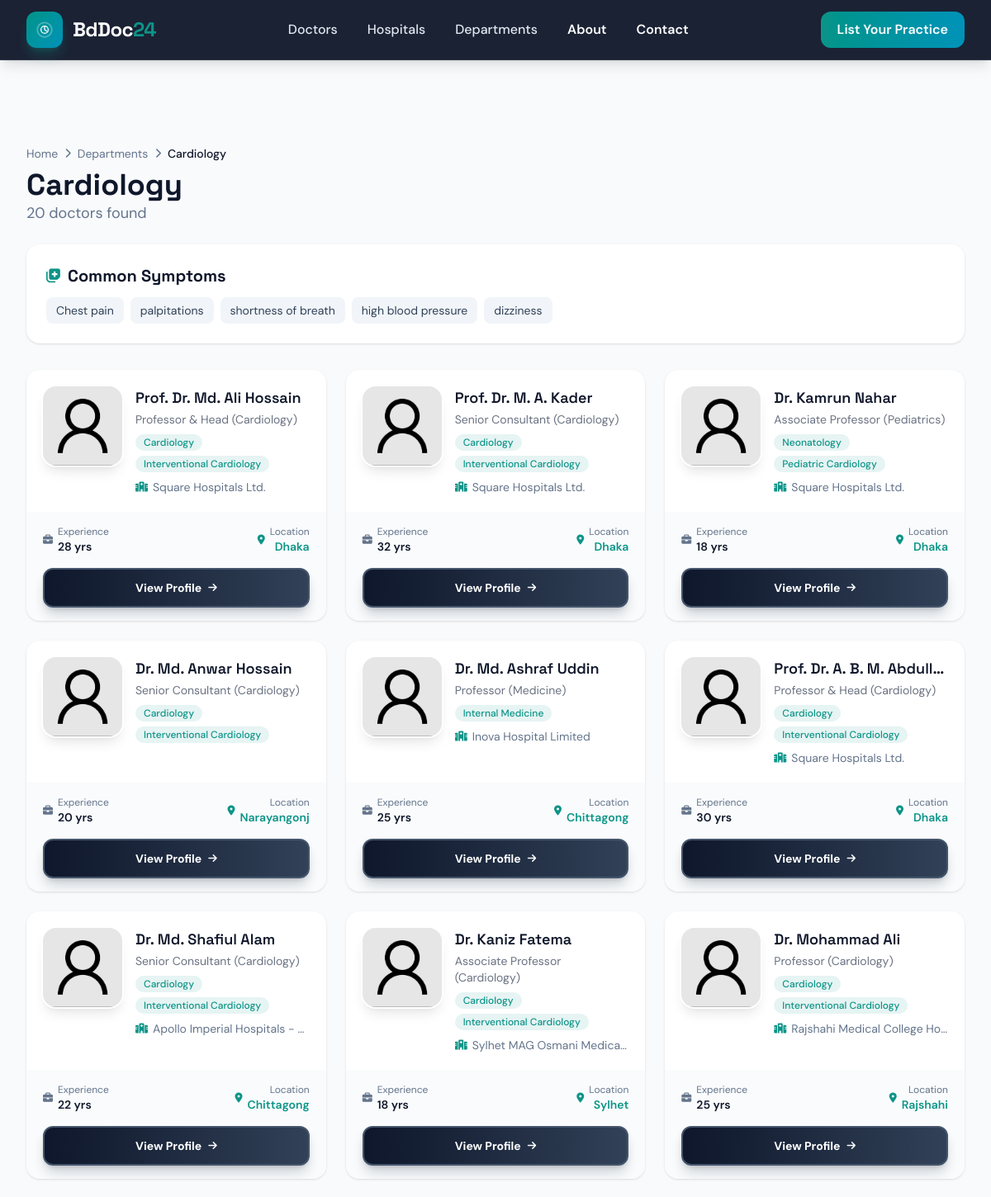
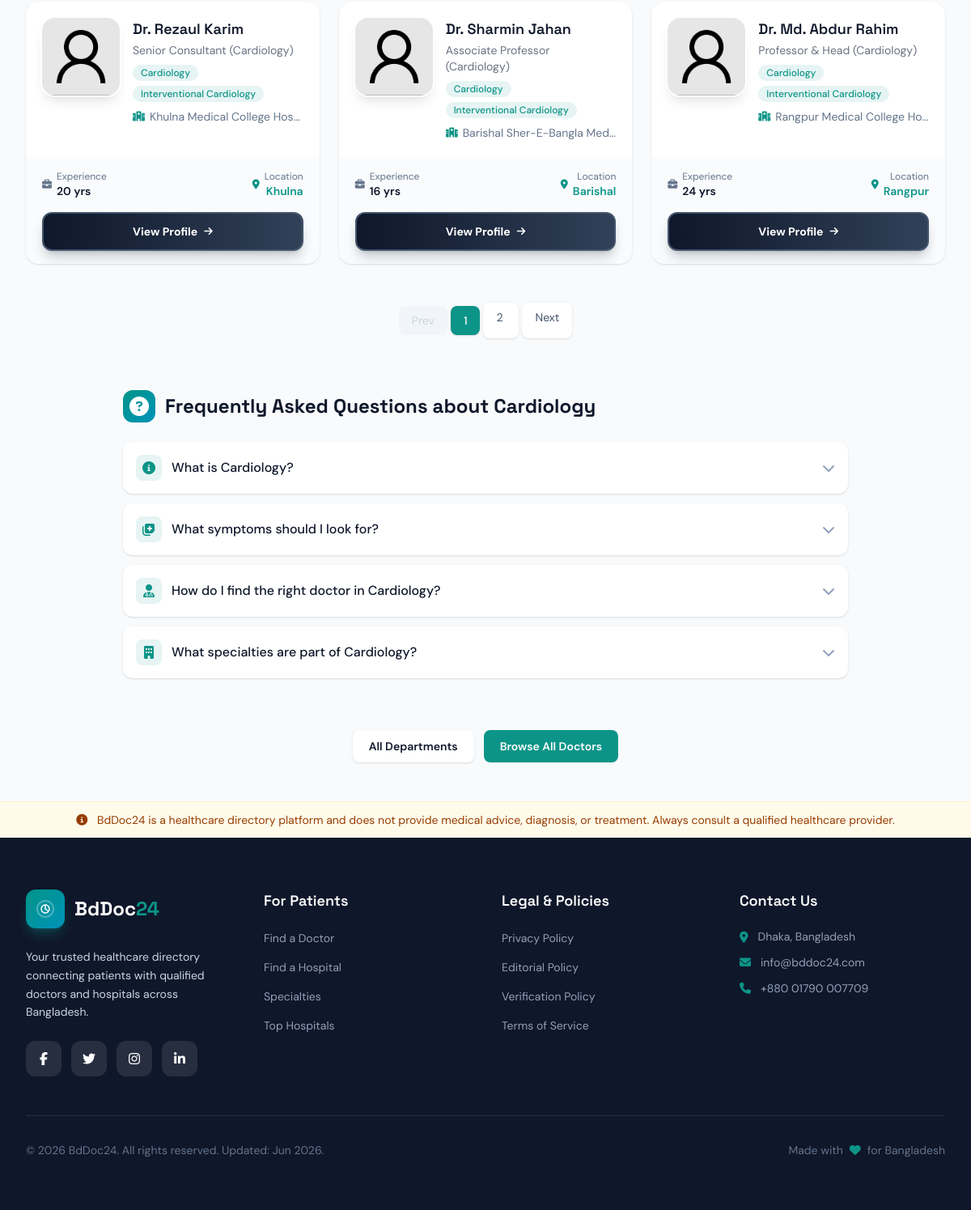
The app's page /department/cardiology/ with its own data (2 pictures, top to bottom).
### doctorProfile/models.py (models this page shows, shortened)
class Department(models.Model):
    name = models.CharField(max_length=100, unique=True, db_index=True)
    slug = models.SlugField(max_length=120, unique=True, blank=True)
    symptoms = models.TextField(blank=True, help_text="Enter symptoms separated by commas or new lines" )
    class Meta:
        ordering = ['name']
    def get_symptoms_list(self):
        if not self.symptoms:
            return []
        return [s.strip() for s in self.symptoms.replace(',', '\n').split('\n') if s.strip()]

class Doctor(models.Model):
    name = models.CharField(max_length=100, db_index=True)
    location = models.ForeignKey(Location, on_delete=models.SET_NULL, null=True, blank=True)
    designation = models.CharField(max_length=100)
    profile_picture = models.ImageField(upload_to='doctors/', null=True, blank=True)
    qualifications = models.CharField(max_length=255)
    experience_years = models.PositiveIntegerField(null=True, blank=True, db_index=True)
    updated_at = models.DateTimeField(auto_now=True, null=True)
    about = RichTextField(config_name='default')
    specialties = models.ManyToManyField(Specialty, blank=True)
    hospital = models.ForeignKey(Hospital, on_delete=models.SET_NULL, null=True, blank=True, related_name='doctors',)
    slug = models.SlugField(max_length=255, unique=True, blank=True, help_text="URL-friendly identifier for the doctor.")
    class Meta:
        ordering = ['-id']
    def get_profile_picture_url(self):
        if self.profile_picture and hasattr(self.profile_picture, 'url'):
            return self.profile_picture.url
        return static('images/default_doctor.jpg')

class Specialty(models.Model):
    name = models.CharField(max_length=100, unique=True, db_index=True)
    slug = models.SlugField(max_length=100, unique=True, blank=True)
    department = models.ManyToManyField(Department, blank=True, related_name="specialties")
    class Meta:
        ordering = ['name']
        verbose_name_plural = 'Specialties'

class Hospital(models.Model):
    name = models.CharField(max_length=200, db_index=True)
    slug = models.SlugField(unique=True, max_length=255, blank=True)
    location = models.ForeignKey(Location, on_delete=models.SET_NULL, null=True, blank=True)
    address = models.TextField(blank=True, null=True)
    contact_numbers = models.TextField(
        blank=True,
        null=True,
        help_text="Store multiple contact numbers separated by commas"
    )
    diagnosis = models.TextField(blank=True, null=True)
    facilities = models.TextField(blank=True, null=True)
    image = models.ImageField(upload_to='records/images/', blank=True, null=True)
    updated_at = models.DateTimeField(auto_now=True, db_index=True)
    about = models.TextField(blank=True, null=True)
    index_status = models.BooleanField(default=False, db_index=True, help_text="Allow search engines to index this page")
    class Meta:
        ordering = ['-updated_at']
        verbose_name_plural = 'Hospitals'

class Location(models.Model):
    name = models.CharField(max_length=200, unique=True, db_index=True)
    slug = models.SlugField(unique=True, blank=True)
    class Meta:
        ordering = ['name']
        verbose_name_plural = 'Locations'

### doctorProfile/views.py (the view)
# urls.py: path('department/<slug:slug>/', views.department_detail_view, name='department_detail'),
def department_detail_view(request, slug):
    department = get_object_or_404(Department, slug=slug)
    doctors_qs = Doctor.objects.filter(specialties__department=department).select_related(
        'hospital', 'location'
    ).prefetch_related('specialties').annotate(
        avg_rating=Avg('reviews__rating'), review_count=Count('reviews')
    ).distinct().order_by('-avg_rating')
    paginator = Paginator(doctors_qs, 12)
    page_number = request.GET.get('page')
    page_obj = paginator.get_page(page_number)
    context = {
        'department': department,
        'page_obj': page_obj,
        'doctors': page_obj.object_list,
        'total_doctors': paginator.count,
    }
    return render(request, 'profiles/department_detail.html', context)

### templates/profiles/department_detail.html (shortened to what this page needs)
{% extends 'base_new.html' %}
{% load static %}
{% load humanize %}
{% block content %}
<main class="flex-grow pt-16">
  <section class="py-12 bg-bg">
    <div class="max-w-7xl mx-auto px-4 sm:px-6 lg:px-8">
      <nav aria-label="Breadcrumb" class="flex items-center gap-2 text-sm text-muted mb-2">
        <a href="{% url 'home' %}" class="hover:text-accent transition-colors">Home</a>
        <i class="fas fa-chevron-right text-xs"></i>
        <a href="{% url 'department_list' %}" class="hover:text-accent transition-colors">Departments</a>
        <i class="fas fa-chevron-right text-xs"></i>
        <span class="text-fg font-medium">{{ department.name }}</span>
      </nav>
      <div class="flex flex-col sm:flex-row sm:items-end sm:justify-between gap-2 mb-6">
        <div>
          <h1 class="font-display font-bold text-3xl sm:text-4xl text-fg">{{ department.name }}</h1>
          <p class="text-muted text-lg">{{ total_doctors|intcomma }} doctors found</p>
        </div>
      </div>
      {% if department.symptoms %}
      <div class="bg-white rounded-2xl p-6 shadow-sm mb-8">
        <h2 class="font-display font-bold text-xl text-fg mb-3 flex items-center gap-2">
          <i class="fas fa-notes-medical text-accent text-lg"></i>
          Common Symptoms
        </h2>
        <div class="flex flex-wrap gap-2">
          {% for symptom in department.get_symptoms_list %}
          <span class="px-3 py-1.5 bg-slate-100 text-slate-700 text-sm rounded-lg">{{ symptom }}</span>
          {% endfor %}
        </div>
      </div>
      {% endif %}
      <div class="grid grid-cols-1 sm:grid-cols-2 lg:grid-cols-3 gap-6">
        {% for doctor in doctors %}
        <div class="bg-card rounded-2xl overflow-hidden shadow-sm card-hover group flex flex-col">
          <div class="p-5 flex-1">
            <div class="flex gap-4">
              <img loading="lazy" src="{{ doctor.get_profile_picture_url }}" alt="{{ doctor.name }}" class="w-24 h-24 rounded-2xl object-cover flex-shrink-0 shadow-lg ring-2 ring-white">
              <div class="flex-1 min-w-0">
                <h2 class="font-display font-semibold text-lg text-fg truncate group-hover:text-accent transition-colors">{{ doctor.name }}</h2>
                <p class="text-sm text-gray-500 mt-0.5">{{ doctor.designation }}</p>
                <div class="flex flex-wrap gap-1.5 mt-2">
                  {% for spec in doctor.specialties.all|slice:":2" %}
                  <span class="inline-block px-2.5 py-0.5 bg-accent/10 text-accent text-xs font-medium rounded-full">{{ spec.name }}</span>
                  {% endfor %}
                </div>
                {% if doctor.hospital %}
                <p class="text-muted text-sm mt-2 truncate flex items-center gap-1.5">
                  <i class="fas fa-hospital text-xs text-accent"></i>
                  <span class="truncate">{{ doctor.hospital.name }}</span>
                </p>
                {% endif %}
              </div>
            </div>
          </div>
          <div class="px-5 py-4 bg-slate-50/80">
            <div class="flex items-center justify-between">
              <div class="flex items-center gap-1.5">
                <i class="fas fa-briefcase text-xs text-muted"></i>
                <div><p class="text-xs text-muted">Experience</p><p class="font-semibold text-fg text-sm">{{ doctor.experience_years|default:"N/A" }} yrs</p></div>
              </div>
              <div class="flex items-center gap-1.5">
                <i class="fas fa-map-marker-alt text-xs text-accent"></i>
                <div class="text-right"><p class="text-xs text-muted">Location</p><p class="font-semibold text-accent text-sm">{{ doctor.location.name|default:"N/A" }}</p></div>
              </div>
            </div>
            <a href="{% url 'doctor_profile' doctor.slug %}" class="w-full mt-4 py-3 bg-gradient-to-r from-slate-900 to-slate-700 text-white font-bold rounded-xl border-2 border-slate-600 hover:from-slate-800 hover:to-slate-600 hover:border-slate-500 transition-all shadow-lg shadow-slate-900/20 flex items-center justify-center gap-2 btn-touch text-sm group/btn">
              <span>View Profile</span>
              <i class="fas fa-arrow-right text-xs group-hover/btn:translate-x-1 transition-transform"></i>
            </a>
          </div>
        </div>
        {% endfor %}
      </div>
      {% if page_obj.has_other_pages %}
      <div class="flex items-center justify-center gap-1 mt-12 flex-wrap">
        {% if page_obj.has_previous %}
          <a href="?page={{ page_obj.previous_page_number }}" class="px-4 py-2 bg-white shadow-sm rounded-lg hover:bg-accent hover:text-slate-900 transition-all text-slate-600 btn-touch text-sm">Prev</a>
        {% else %}
          <span class="px-4 py-2 bg-slate-100 rounded-lg text-slate-300 cursor-not-allowed text-sm">Prev</span>
        {% endif %}
        {% for num in page_obj.paginator.page_range %}
          {% if num == 1 or num == page_obj.paginator.num_pages or num >= page_obj.number|add:'-3' and num <= page_obj.number|add:'3' %}
            {% if num == page_obj.number %}
              <span class="px-4 py-2 bg-accent text-white rounded-lg font-medium text-sm shadow-sm">{{ num }}</span>
            {% else %}
              <a href="?page={{ num }}" class="px-4 py-2 bg-white shadow-sm rounded-lg hover:bg-accent hover:text-slate-900 transition-all text-slate-600 btn-touch text-sm">{{ num }}</a>
            {% endif %}
          {% elif num == page_obj.number|add:'-4' or num == page_obj.number|add:'4' %}
            <span class="px-2 py-2 text-slate-400 text-sm">...</span>
          {% endif %}
        {% endfor %}
        {% if page_obj.has_next %}
          <a href="?page={{ page_obj.next_page_number }}" class="px-4 py-2 bg-white shadow-sm rounded-lg hover:bg-accent hover:text-slate-900 transition-all text-slate-600 btn-touch text-sm">Next</a>
        {% else %}
          <span class="px-4 py-2 bg-slate-100 rounded-lg text-slate-300 cursor-not-allowed text-sm">Next</span>
        {% endif %}
      </div>
      {% endif %}
      <div class="mt-16 max-w-4xl mx-auto">
        <h2 class="font-display font-bold text-2xl text-fg mb-6 flex items-center gap-3">
          <div class="w-10 h-10 rounded-xl bg-gradient-to-br from-accent to-cyan-600 flex items-center justify-center text-white">
            <i class="fas fa-question-circle"></i>
          </div>
          Frequently Asked Questions about {{ department.name }}
        </h2>
        <div class="space-y-3">
          <details class="group bg-white rounded-xl shadow-sm overflow-hidden">
            <summary class="flex items-center gap-3 p-4 cursor-pointer hover:bg-slate-50 transition-colors">
              <div class="w-8 h-8 rounded-lg bg-accent/10 flex items-center justify-center text-accent flex-shrink-0">
                <i class="fas fa-info-circle"></i>
              </div>
              <span class="font-medium text-fg">What is {{ department.name }}?</span>
              <i class="fas fa-chevron-down ml-auto text-slate-400 group-open:rotate-180 transition-transform"></i>
            </summary>
          </details>
          <details class="group bg-white rounded-xl shadow-sm overflow-hidden">
            <summary class="flex items-center gap-3 p-4 cursor-pointer hover:bg-slate-50 transition-colors">
              <div class="w-8 h-8 rounded-lg bg-accent/10 flex items-center justify-center text-accent flex-shrink-0">
                <i class="fas fa-notes-medical"></i>
              </div>
              <span class="font-medium text-fg">What symptoms should I look for?</span>
              <i class="fas fa-chevron-down ml-auto text-slate-400 group-open:rotate-180 transition-transform"></i>
            </summary>
          </details>
          <details class="group bg-white rounded-xl shadow-sm overflow-hidden">
            <summary class="flex items-center gap-3 p-4 cursor-pointer hover:bg-slate-50 transition-colors">
              <div class="w-8 h-8 rounded-lg bg-accent/10 flex items-center justify-center text-accent flex-shrink-0">
                <i class="fas fa-user-md"></i>
              </div>
              <span class="font-medium text-fg">How do I find the right doctor in {{ department.name }}?</span>
              <i class="fas fa-chevron-down ml-auto text-slate-400 group-open:rotate-180 transition-transform"></i>
            </summary>
          </details>
          <details class="group bg-white rounded-xl shadow-sm overflow-hidden">
            <summary class="flex items-center gap-3 p-4 cursor-pointer hover:bg-slate-50 transition-colors">
              <div class="w-8 h-8 rounded-lg bg-accent/10 flex items-center justify-center text-accent flex-shrink-0">
                <i class="fas fa-building"></i>
              </div>
              <span class="font-medium text-fg">What specialties are part of {{ department.name }}?</span>
              <i class="fas fa-chevron-down ml-auto text-slate-400 group-open:rotate-180 transition-transform"></i>
            </summary>
          </details>
        </div>
      </div>
      <div class="mt-16 text-center">
        <div class="flex flex-wrap justify-center gap-3">
          <a href="{% url 'department_list' %}" class="px-5 py-2.5 bg-white shadow-sm text-fg font-semibold rounded-lg hover:bg-gray-50 transition-all text-sm">All Departments</a>
          <a href="{% url 'doctor_list' %}" class="px-5 py-2.5 bg-accent text-white font-semibold rounded-lg hover:opacity-90 transition-all text-sm">Browse All Doctors</a>
        </div>
      </div>
    </div>
  </section>
</main>
{% endblock content %}

### records on screen
Department: name "Cardiology"
Doctor: name "Prof. Dr. Md. Ali Hossain", designation "Professor & Head (Cardiology)", hospital.name "Square Hospitals Ltd.", experience_years "28", location.name "Dhaka"
Specialty: name "Cardiology"
Specialty: name "Interventional Cardiology"
Doctor: name "Prof. Dr. M. A. Kader", designation "Senior Consultant (Cardiology)", hospital.name "Square Hospitals Ltd.", experience_years "32", location.name "Dhaka"
Doctor: name "Dr. Kamrun Nahar", designation "Associate Professor (Pediatrics)", hospital.name "Square Hospitals Ltd.", experience_years "18", location.name "Dhaka"
Specialty: name "Neonatology"
Specialty: name "Pediatric Cardiology"
Doctor: name "Dr. Md. Anwar Hossain", designation "Senior Consultant (Cardiology)", experience_years "20", location.name "Narayangonj"
Doctor: name "Dr. Md. Ashraf Uddin", designation "Professor (Medicine)", hospital.name "Inova Hospital Limited", experience_years "25", location.name "Chittagong"
Specialty: name "Internal Medicine"
Doctor: name "Prof. Dr. A. B. M. Abdull…", designation "Professor & Head (Cardiology)", hospital.name "Square Hospitals Ltd.", experience_years "30", location.name "Dhaka"
Doctor: name "Dr. Md. Shafiul Alam", designation "Senior Consultant (Cardiology)", hospital.name "Apollo Imperial Hospitals -…", experience_years "22", location.name "Chittagong"
Doctor: name "Dr. Kaniz Fatema", designation "Associate Professor (Cardiology)", hospital.name "Sylhet MAG Osmani Medica…", experience_years "18", location.name "Sylhet"
Doctor: name "Dr. Mohammad Ali", designation "Professor (Cardiology)", hospital.name "Rajshahi Medical College Ho…", experience_years "25", location.name "Rajshahi"
Doctor: name "Dr. Rezaul Karim", designation "Senior Consultant (Cardiology)", hospital.name "Khulna Medical College Hos…", experience_years "20", location.name "Khulna"
Doctor: name "Dr. Sharmin Jahan", designation "Associate Professor (Cardiology)", hospital.name "Barishal Sher-E-Bangla Med…", experience_years "16", location.name "Barishal"
Doctor: name "Dr. Md. Abdur Rahim", designation "Professor & Head (Cardiology)", hospital.name "Rangpur Medical College Ho…", experience_years "24", location.name "Rangpur"

### other values on screen
{{ total_doctors|intcomma }} "20"
{{ symptom }} "Chest pain" "palpitations" "shortness of breath" "high blood pressure" "dizziness"
{{ num }} "1"
{{ num }} "2"
